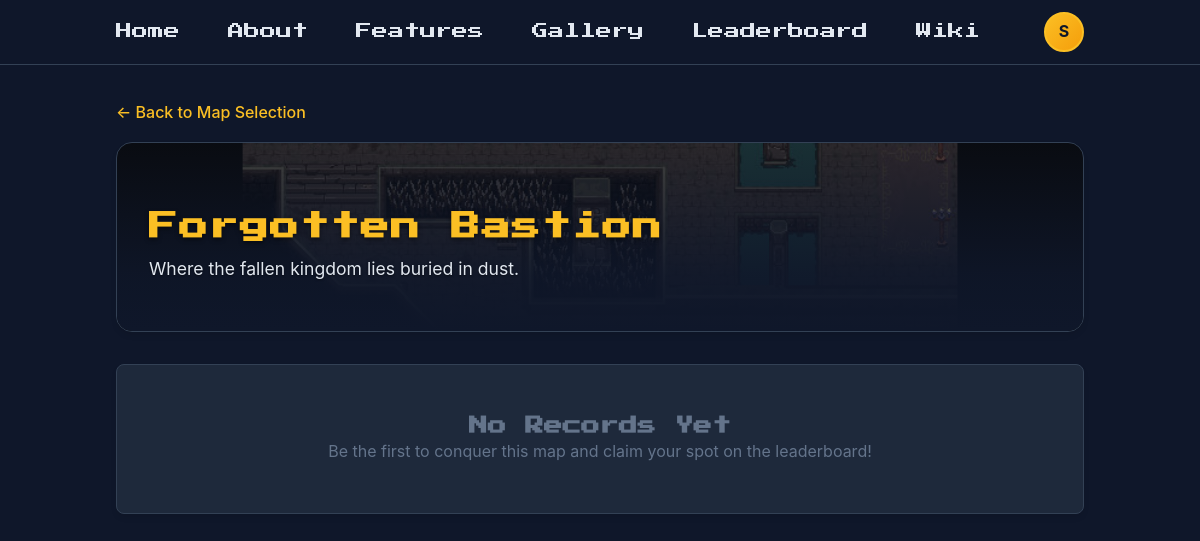
/map_leaderboard.php?id=4 (signed in), run on the app's committed database.
### tables this page shows
CREATE TABLE `users` (
  `id` int(11) NOT NULL,
  `username` varchar(50) NOT NULL,
  `email` varchar(100) NOT NULL,
  `password` varchar(255) NOT NULL,
  `admin` tinyint(1) NOT NULL DEFAULT 0,
  `reset_token` varchar(100) DEFAULT NULL,
  `reset_token_expires` datetime DEFAULT NULL,
  `created_at` timestamp NOT NULL DEFAULT current_timestamp(),
  `profile_picture` varchar(255) DEFAULT 'uploads/profiles/default.png',
  `api_token` varchar(64) DEFAULT NULL
);

CREATE TABLE `maps` (
  `id` int(11) NOT NULL,
  `name` varchar(60) NOT NULL,
  `bg` varchar(255) DEFAULT NULL,
  `description` text DEFAULT NULL,
  `created_at` timestamp NOT NULL DEFAULT current_timestamp()
);

### config.php (called while the page is built, shortened)
<?php
function getDBConnection() {
    $conn = new mysqli(DB_HOST, DB_USER, DB_PASS, DB_NAME, DB_PORT);
    return $conn;
}
function getCurrentUser() {
    $conn = getDBConnection();
    $user_id = $_SESSION['user_id'];
    $stmt = $conn->prepare("SELECT id, username, email, profile_picture, admin FROM users WHERE id = ?");
    $stmt->bind_param("i", $user_id);
    $stmt->execute();
    $result = $stmt->get_result();
    $user = $result->fetch_assoc();
    return $user;
}
?>

### map_leaderboard.php (the view, shortened to what this page needs)
<?php
require_once 'config.php';
$user = getCurrentUser();
$conn = getDBConnection();
$currentPage = basename($_SERVER['PHP_SELF']);
$isHomePage = ($currentPage === 'index.php' || $currentPage === '');
$map_id = isset($_GET['id']) ? (int)$_GET['id'] : 0;
$map_stmt = $conn->prepare("SELECT * FROM maps WHERE id = ?");
$map_stmt->bind_param("i", $map_id);
$map_stmt->execute();
$map_info = $map_stmt->get_result()->fetch_assoc();
$derivedFileName = strtolower(str_replace(' ', '_', $map_info['name'])) . '.jpg';
$derivedPath = 'uploads/maps/' . $derivedFileName;
if (file_exists($derivedPath)) {
    $bgImage = $derivedPath;
} elseif (!empty($map_info['bg'])) {
    $bgImage = htmlspecialchars(strpos($map_info['bg'], 'uploads/maps/') !== false ? $map_info['bg'] : 'uploads/maps/' . basename($map_info['bg']));
} else {
    $bgImage = 'uploads/maps/default-map.jpg';
}
$score_sql = "SELECT s.turns, s.date, u.username, u.profile_picture
              FROM scores s
              JOIN users u ON s.user_id = u.id
              WHERE s.map_id = ?
              ORDER BY s.turns ASC, s.date DESC LIMIT 50";
$score_stmt = $conn->prepare($score_sql);
$score_stmt->bind_param("i", $map_id);
$score_stmt->execute();
$scores_result = $score_stmt->get_result();
?>
<!DOCTYPE html>
<html lang="en">
<head>
    <link rel="stylesheet" href="styles.css">
</head>
<body>
    <nav class="nav">
        <div class="nav-container">
            <div class="nav-links">
                <?php if (!$isHomePage): ?><a href="index.php#home">Home</a><?php endif; ?>
                <a href="index.php#about">About</a>
                <a href="index.php#features">Features</a>
                <a href="index.php#gallery">Gallery</a>
                <a href="leaderboard.php" class="active">Leaderboard</a>
                <a href="wiki.php">Wiki</a>
                <?php if ($user): ?>
                    <div class="user-menu nav-user-menu">
                        <div class="user-avatar" onclick="toggleUserMenu(event)">
                            <?php if (!empty($user['profile_picture']) && $user['profile_picture'] !== 'uploads/profiles/default.png'): ?>
                                <img src="<?php echo htmlspecialchars($user['profile_picture']); ?>" alt="Profile">
                            <?php else: ?>
                                <?php echo strtoupper(substr($user['username'], 0, 1)); ?>
                            <?php endif; ?>
                        </div>
                    </div>
                <?php else: ?>
                    <a href="login.php" class="btn btn-outline btn-login-desktop">Login</a>
                <?php endif; ?>
            </div>
        </div>
    </nav>
    <div class="map-leaderboard-container">
        <a href="leaderboard.php" class="back-btn">← Back to Map Selection</a>
        <div class="map-header" style="background-image: url('<?php echo $bgImage; ?>');">
            <div class="map-header-overlay"></div>
            <div class="map-header-content">
                <h1 class="map-title"><?php echo htmlspecialchars($map_info['name']); ?></h1>
                <p class="map-desc"><?php echo htmlspecialchars($map_info['description']); ?></p>
            </div>
        </div>
        <div class="table-wrapper">
            <?php if ($scores_result->num_rows > 0): ?>
            <table>
                <thead>
                    <tr>
                        <th width="10%">Rank</th>
                        <th width="50%">Player</th>
                        <th width="20%">Turns</th>
                        <th width="20%">Date Achieved</th>
                    </tr>
                </thead>
                <tbody>
                    <?php
                    $rank = 1;
                    while($row = $scores_result->fetch_assoc()):
                        $rankClass = $rank <= 3 ? "rank-$rank" : "";
                    ?>
                    <tr>
                        <td class="<?php echo $rankClass; ?>">#<?php echo $rank; ?></td>
                        <td>
                            <div class="user-flex">
                                <div class="avatar">
                                    <?php if (!empty($row['profile_picture']) && $row['profile_picture'] !== 'uploads/profiles/default.png'): ?>
                                        <img src="<?php echo htmlspecialchars($row['profile_picture']); ?>" alt="Profile">
                                    <?php else: ?>
                                        <?php echo strtoupper(substr($row['username'], 0, 1)); ?>
                                    <?php endif; ?>
                                </div>
                                <?php echo htmlspecialchars($row['username']); ?>
                            </div>
                        </td>
                        <td class="score-turns"><?php echo htmlspecialchars($row['turns']); ?></td>
                        <td><?php echo date('M j, Y', strtotime($row['date'])); ?></td>
                    </tr>
                    <?php $rank++; endwhile; ?>
                </tbody>
            </table>
            <?php else: ?>
                <div class="empty-state">
                    <h3>No Records Yet</h3>
                    <p>Be the first to conquer this map and claim your spot on the leaderboard!</p>
                </div>
            <?php endif; ?>
        </div>
    </div>
</body>
</html>

### styles.css (style rules this page uses)
* { margin: 0; padding: 0; box-sizing: border-box; }
body { font-family: -apple-system, BlinkMacSystemFont, 'Segoe UI', Roboto, Oxygen, Ubuntu, Cantarell, sans-serif; background-color: #0f172a; color: #cbd5e1; line-height: 1.6; overflow-x: hidden; }
body:not(.auth-page):not(.profile-page) h1, body:not(.auth-page):not(.profile-page) h2, body:not(.auth-page):not(.profile-page) h3, body:not(.auth-page):not(.profile-page) h4, body:not(.auth-page):not(.profile-page) h5, body:not(.auth-page):not(.profile-page) h6 { font-family: 'Press Start 2P', system-ui, sans-serif; line-height: 1.4; }
.nav { position: fixed; top: 0; left: 0; right: 0; z-index: 1000; background-color: #0f172a; border-bottom: 1px solid #334155; font-family: 'Press Start 2P', system-ui, sans-serif; transition: opacity 0.3s ease, visibility 0.3s ease; }
.nav-container { max-width: 1280px; margin: 0 auto; padding: 0 1rem; display: flex; align-items: center; justify-content: center; height: 64px; position: relative; }
.nav-links { display: none; gap: 3rem; align-items: center; }
.nav-links a { color: #e2e8f0; text-decoration: none; transition: color 0.3s; font-size: 1rem; }
.user-menu { position: relative; display: flex; align-items: center; font-family: -apple-system, BlinkMacSystemFont, 'Segoe UI', Roboto, sans-serif; }
.nav-user-menu { margin-left: 1rem; }
.user-avatar { width: 40px; height: 40px; border-radius: 50%; background: linear-gradient(135deg, #fbbf24, #f59e0b); display: flex; align-items: center; justify-content: center; color: #0f172a; font-weight: bold; cursor: pointer; border: 2px solid #fbbf24; position: relative; z-index: 100; transition: all 0.3s; }
.map-title { color: #fbbf24; font-size: 1.2rem; margin-bottom: 0.5rem; text-shadow: 0 2px 4px rgba(0,0,0,0.8); }
.map-desc { color: #cbd5e1; font-size: 0.9rem; margin-bottom: 1rem; display: -webkit-box; -webkit-line-clamp: 2; -webkit-box-orient: vertical; overflow: hidden; text-shadow: 0 1px 2px rgba(0,0,0,0.8); font-family: -apple-system, sans-serif; }
.map-leaderboard-container { max-width: 1000px; margin: 100px auto 4rem; padding: 0 1rem; }
.map-header { background-color: #1e293b; background-size: cover; background-position: center; background-repeat: no-repeat; border: 1px solid #334155; border-radius: 1rem; overflow: hidden; margin-bottom: 2rem; box-shadow: 0 4px 6px -1px rgba(0, 0, 0, 0.1); padding: 4rem 2rem 2rem; position: relative; }
.map-header-overlay { position: absolute; inset: 0; background: linear-gradient(to bottom, rgba(15, 23, 42, 0.3) 0%, rgba(15, 23, 42, 0.9) 70%, #0f172a 100%); z-index: 1; }
.map-header-content { position: relative; z-index: 2; }
.map-leaderboard-container .map-title { color: #fbbf24; font-size: 1.8rem; margin-bottom: 0.5rem; text-shadow: 0 2px 4px rgba(0,0,0,0.5); letter-spacing: 0.05em; }
.map-leaderboard-container .map-desc { color: #e2e8f0; font-size: 1.1rem; max-width: 800px; text-shadow: 0 1px 2px rgba(0,0,0,0.5); font-family: -apple-system, sans-serif; }
.table-wrapper { background-color: #1e293b; border-radius: 0.5rem; overflow: hidden; box-shadow: 0 4px 6px -1px rgba(0, 0, 0, 0.1); border: 1px solid #334155; }
.map-leaderboard-container .back-btn { display: inline-block; margin-bottom: 1rem; color: #fbbf24; text-decoration: none; font-weight: 500; font-family: -apple-system, sans-serif; }
.empty-state { padding: 3rem; text-align: center; color: #64748b; font-family: -apple-system, sans-serif; }
@media (min-width: 1025px) { .nav-links { display: flex; } }

### data on the page
users: username "S"
maps: bg (picture), name "Forgotten Bastion", description "Where the fallen kingdom lies buried in dust."
